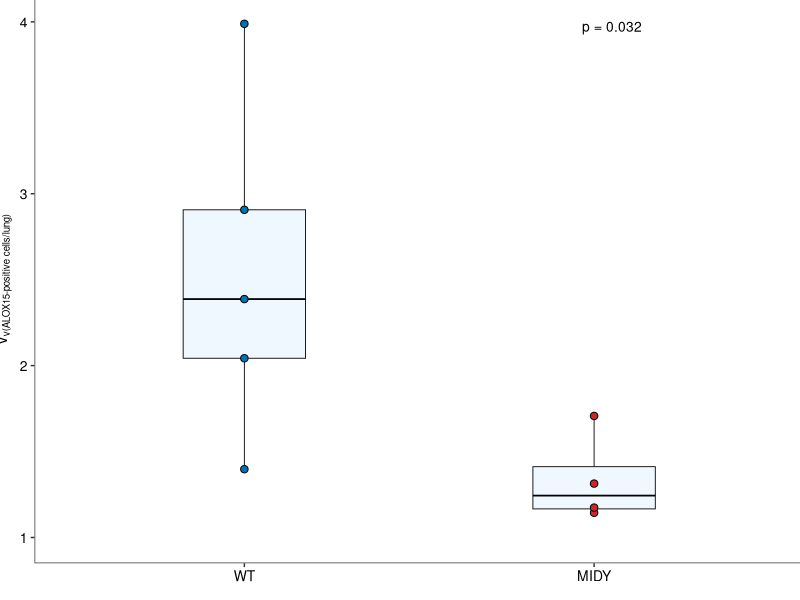

Write the R code that produced this figure.
## ---- chunk 1
library(tidyverse)
library   (ggpubr)
library     (boot)
## ---- chunk 2
Animal        <- c("MIDY737", "MIDY739",  "MIDY740", "MIDY744", "WT736", "WT738",  "WT741",  "WT743",  "WT745") 
IHC_without_air <- c(0.011437962, 0.017072698, 0.013136247, 0.011739773,                                          
                     0.01397391, 0.039885123, 0.029064475, 0.023870968, 0.020428169)
group           <- c(rep("MIDY", 4), rep("WT", 5))

# combined data
data <- data.frame(Animal, IHC_without_air, group)
rm(Animal, IHC_without_air, group)
## ---- chunk 3
boxplot_IHC <- ggplot(data, aes(x=reorder(group,-IHC_without_air), y=100*IHC_without_air))+
           geom_boxplot(fill = "#f0f8ff", color = "black", 
                        outlier.fill = NULL, lwd=0.3,
                        width=0.7/length(unique(data$group)))+
  scale_fill_manual(values=c(WT = "#0072B2", MIDY = "firebrick3"))+
  theme_bw()+
  theme(plot.margin = margin(-1,-1,-1,-1, "mm"))+
  geom_point(size = 2.2, shape = 21, aes(fill = group)) +
  scale_y_continuous(limits = c(1,4), breaks = c(1,2,3,4))+
  ylab(expression(V["v(ALOX15-positive cells/lung)"]))+
  xlab("")+
  theme(panel.border = element_rect(size = 0.5), 
        axis.text = element_text(size=10, color = "black"),     
        axis.title.x = element_text(size = 10), 
        axis.title.y = element_text(size = 10), panel.grid =   element_blank())+
  stat_compare_means(label.x = 2, aes(label = paste0("p = ", ..p.format..)),
                     method = "wilcox.test", size = 3.5, vjust = 1)+
theme(legend.position = "none", 
        legend.box.spacing = unit(0.4, 'mm'), 
        legend.title = element_blank(), 
        legend.text = element_text(size = 8))+
  theme(strip.text.x = element_text(size = 7), strip.background = element_blank(),legend.margin=margin(0,0,0,0), legend.box.margin=margin(-12,-12,-3,-12))
ggsave("IHC_ALOX15.svg", width = 2.5, height = 2.5)
